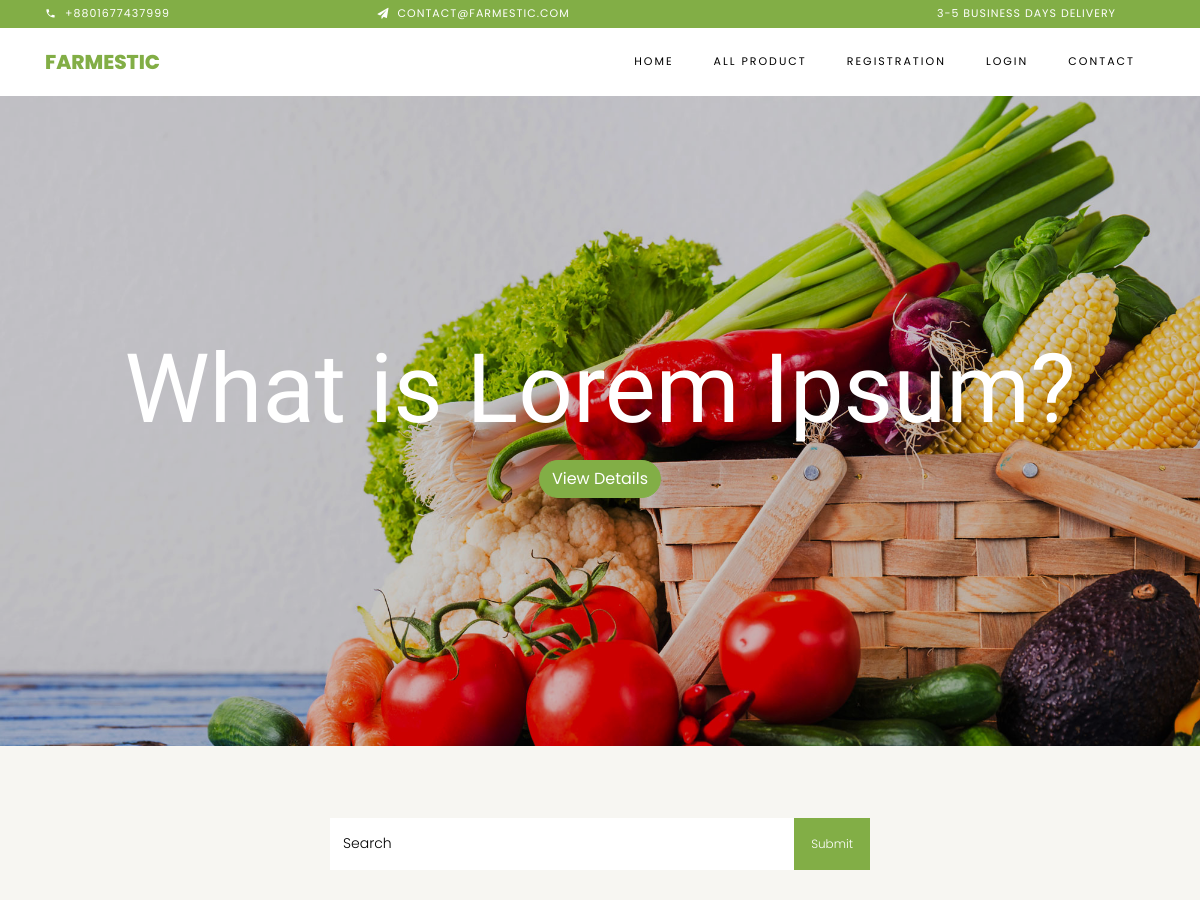
The app's page / (upper part), older data.
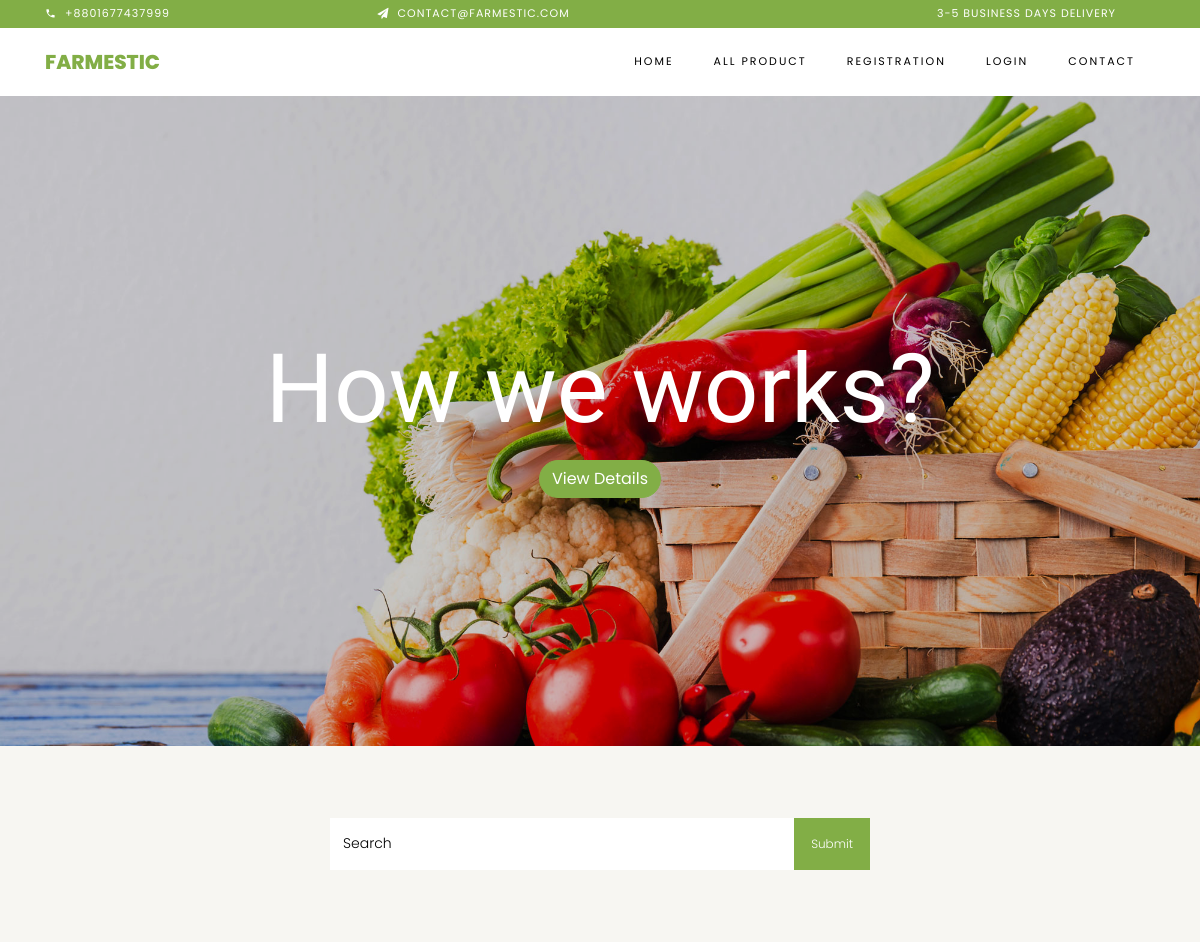
The same page, newer data.
### home/models.py (models this page shows, shortened)
class Slider(models.Model):
    title = models.CharField(max_length=100)
    image = models.ImageField(upload_to='slider')
    date_added = models.DateField(auto_now_add=True)
    class Meta:
        ordering = ('-date_added',)

### home/views.py (the view)
# urls.py: path('',include('home.urls')),
def home(request):
    slide = Slider.objects.all()
    product_paginator = Product.objects.filter(is_approved = True).order_by('-date_added')[:8]
    context = {
        'slider': slide,
        'product_paginator':product_paginator,
    }
    return render(request, 'home/home.html',context)

### templates/home/home.html (shortened to what this page needs)
{% extends 'base.html' %}
{% load static %}
{% block content %}
<section id="home-section" class="hero">
    <div class="home-slider owl-carousel">
        {% for s in slider %}
        <div class="slider-item" style="background-image: url({{s.image.url}});">
            <div class="overlay"></div>
        <div class="container">
            <div class="row slider-text justify-content-center align-items-center" data-scrollax-parent="true">
            <div class="col-md-12 ftco-animate text-center">
                <h1 class="mb-2">{{s.title}}</h1>
                <p><a href="#" class="btn btn-primary">View Details</a></p>
            </div>
            </div>
        </div>
        </div>
    {% endfor %}
  </div>
</section>
{% include 'home/search_form.html' %}
<section class="ftco-section">
</section>
{% endblock content %}

Row changes from the older to the newer data that the page shows:
changed Slider: title "What is Lorem Ipsum?" → "How we works?"
